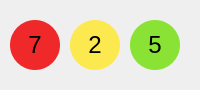
<?xml version="1.0" encoding="UTF-8"?>
<ui version="4.0">
 <class>MainWindow</class>
 <widget class="QMainWindow" name="MainWindow">
  <property name="geometry">
   <rect>
    <x>0</x>
    <y>0</y>
    <width>200</width>
    <height>90</height>
   </rect>
  </property>
  <property name="minimumSize">
   <size>
    <width>200</width>
    <height>90</height>
   </size>
  </property>
  <property name="maximumSize">
   <size>
    <width>200</width>
    <height>90</height>
   </size>
  </property>
  <property name="windowTitle">
   <string>TrafficLight</string>
  </property>
  <widget class="QWidget" name="centralwidget">
   <widget class="QLabel" name="l_green">
    <property name="geometry">
     <rect>
      <x>130</x>
      <y>20</y>
      <width>50</width>
      <height>50</height>
     </rect>
    </property>
    <property name="minimumSize">
     <size>
      <width>50</width>
      <height>50</height>
     </size>
    </property>
    <property name="maximumSize">
     <size>
      <width>50</width>
      <height>50</height>
     </size>
    </property>
    <property name="font">
     <font>
      <pointsize>18</pointsize>
     </font>
    </property>
    <property name="styleSheet">
     <string notr="true">background-color: rgb(138, 226, 52);
border-radius: 25px;</string>
    </property>
    <property name="frameShape">
     <enum>QFrame::Panel</enum>
    </property>
    <property name="text">
     <string>5</string>
    </property>
    <property name="alignment">
     <set>Qt::AlignCenter</set>
    </property>
   </widget>
   <widget class="QLabel" name="l_red">
    <property name="geometry">
     <rect>
      <x>10</x>
      <y>20</y>
      <width>50</width>
      <height>50</height>
     </rect>
    </property>
    <property name="minimumSize">
     <size>
      <width>50</width>
      <height>50</height>
     </size>
    </property>
    <property name="maximumSize">
     <size>
      <width>50</width>
      <height>50</height>
     </size>
    </property>
    <property name="font">
     <font>
      <pointsize>18</pointsize>
     </font>
    </property>
    <property name="styleSheet">
     <string notr="true">background-color: rgb(239, 41, 41);
border-color: rgb(0, 0, 0);
border-radius: 25px;
border: 4px;</string>
    </property>
    <property name="frameShape">
     <enum>QFrame::Panel</enum>
    </property>
    <property name="text">
     <string>7</string>
    </property>
    <property name="alignment">
     <set>Qt::AlignCenter</set>
    </property>
   </widget>
   <widget class="QLabel" name="l_yellow">
    <property name="geometry">
     <rect>
      <x>70</x>
      <y>20</y>
      <width>50</width>
      <height>50</height>
     </rect>
    </property>
    <property name="minimumSize">
     <size>
      <width>50</width>
      <height>50</height>
     </size>
    </property>
    <property name="maximumSize">
     <size>
      <width>50</width>
      <height>50</height>
     </size>
    </property>
    <property name="font">
     <font>
      <pointsize>18</pointsize>
     </font>
    </property>
    <property name="styleSheet">
     <string notr="true">background-color: rgb(252, 233, 79);
border-radius: 25px;</string>
    </property>
    <property name="frameShape">
     <enum>QFrame::Panel</enum>
    </property>
    <property name="text">
     <string>2</string>
    </property>
    <property name="alignment">
     <set>Qt::AlignCenter</set>
    </property>
   </widget>
  </widget>
 </widget>
 <resources/>
 <connections/>
</ui>
